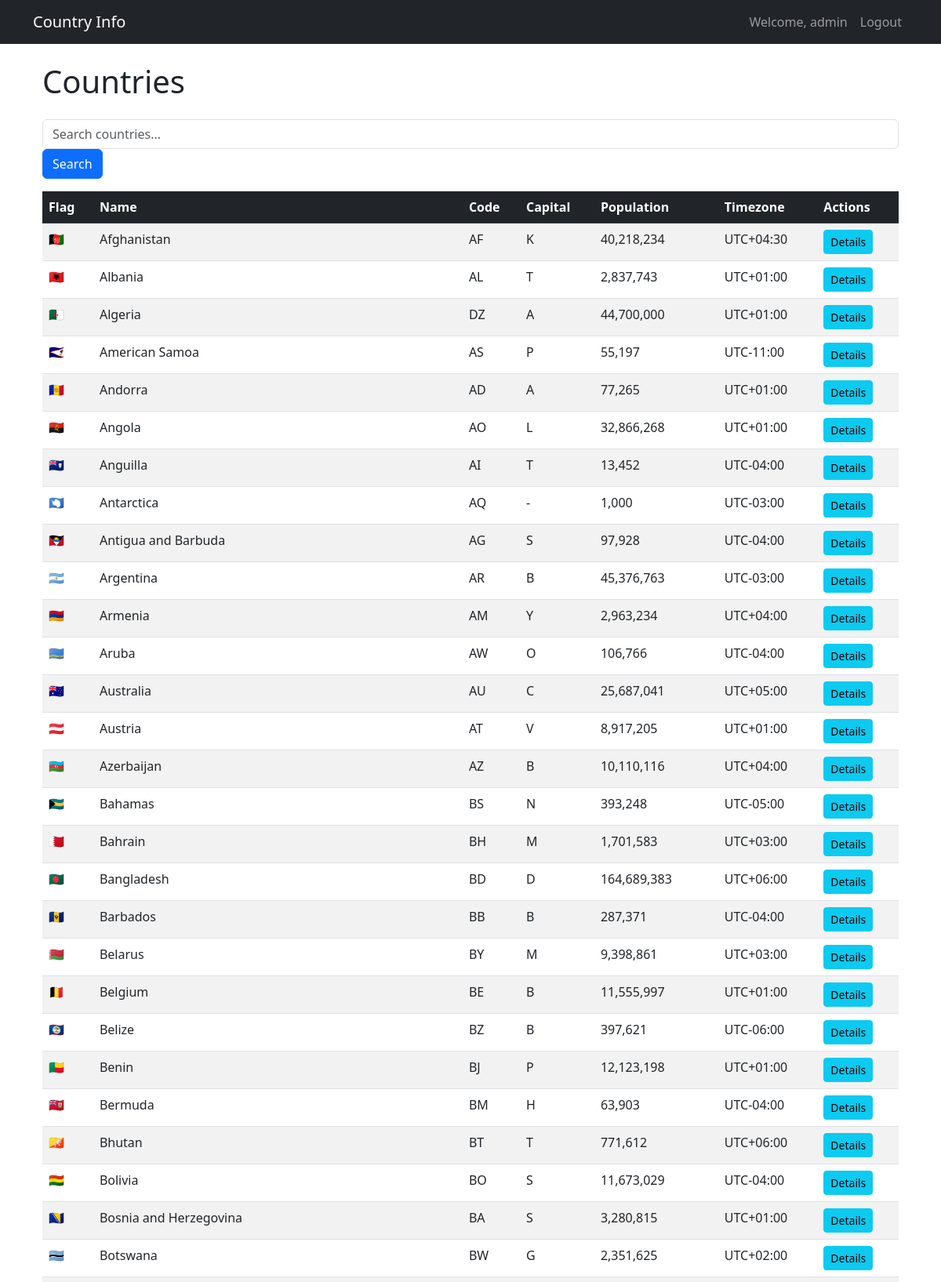
The page /web/ (signed in, upper part) on the database its author committed.
### countries/models.py (models this page shows, shortened)
class Country(models.Model):
    cca2 = models.CharField(max_length=2, primary_key=True)
    cca3 = models.CharField(max_length=3, unique=True)
    ccn3 = models.CharField(max_length=3, null=True, blank=True)
    common_name = models.CharField(max_length=100)
    official_name = models.CharField(max_length=200)
    independent = models.BooleanField(default=False)
    status = models.CharField(max_length=50)
    un_member = models.BooleanField(default=False)
    cioc = models.CharField(max_length=3, null=True, blank=True)
    fifa = models.CharField(max_length=3, null=True, blank=True)
    region = models.CharField(max_length=50)
    subregion = models.CharField(max_length=50, null=True, blank=True)
    continent = models.CharField(max_length=20)
    lat = models.FloatField(null=True, blank=True)
    lng = models.FloatField(null=True, blank=True)
    landlocked = models.BooleanField(default=False)
    area = models.FloatField(null=True, blank=True)
    capital = models.CharField(max_length=100, null=True, blank=True)
    capital_lat = models.FloatField(null=True, blank=True)
    capital_lng = models.FloatField(null=True, blank=True)
    timezone = models.CharField(max_length=20)
    start_of_week = models.CharField(max_length=10, default='monday')
    population = models.PositiveIntegerField()
    gini = JSONField(null=True, blank=True)
    flag_emoji = models.CharField(max_length=10)
    flag_png = models.URLField()
    flag_svg = models.URLField()
    flag_alt = models.TextField(null=True, blank=True)
    coat_of_arms_png = models.URLField(null=True, blank=True)
    coat_of_arms_svg = models.URLField(null=True, blank=True)
    car_signs = models.CharField(max_length=100, null=True, blank=True)  # Comma-separated values
    car_side = models.CharField(
        max_length=10,
        choices=[('left', 'Left'), ('right', 'Right')],
        default='right'
    )
    tld = models.CharField(max_length=200, null=True, blank=True)  # Comma-separated values
    postal_code_format = models.CharField(max_length=100, null=True, blank=True)
    postal_code_regex = models.CharField(max_length=200, null=True, blank=True)
    google_maps = models.URLField(null=True, blank=True)
    openstreet_maps = models.URLField(null=True, blank=True)
    borders = models.CharField(max_length=500, null=True, blank=True)
    alt_spellings = models.CharField(max_length=500, null=True, blank=True)
    class Meta:
        verbose_name_plural = "countries"
        ordering = ['common_name']

### countries/views.py (the view)
# urls.py: path('web/', country_list, name='country-list'),
@login_required
def country_list(request):
    query = request.GET.get('q', '').strip()
    countries = Country.objects.filter(common_name__icontains=query) if query else Country.objects.all()
    return render(request, 'countries/country_list.html', {'countries': countries})

### countries/templates/countries/country_list.html
{% extends 'base.html' %}
{% load humanize %}
{% block content %}
<div class="container mt-4">
    <h1 class="mb-4">Countries</h1>
    <div class="mb-3">
        <form method="get" class="form-inline">
            <input type="text" name="q" class="form-control mr-2" placeholder="Search countries..."
                   value="{{ request.GET.q }}">
            <button type="submit" class="btn btn-primary">Search</button>
        </form>
    </div>
    <table class="table table-striped table-hover">
        <thead class="table-dark">
            <tr>
                <th>Flag</th>
                <th>Name</th>
                <th>Code</th>
                <th>Capital</th>
                <th>Population</th>
                <th>Timezone</th>
                <th>Actions</th>
            </tr>
        </thead>
        <tbody>
            {% for country in countries %}
            <tr>
                <td>{{ country.flag_emoji }}</td>
                <td>{{ country.common_name }}</td>
                <td>{{ country.cca2 }}</td>
                <td>{{ country.capital.0|default:"-" }}</td>
                <td>{{ country.population|intcomma }}</td>
                <td>{{ country.timezone}}</td>
                <td>
                    <a href="{% url 'country-detail' country.cca2 %}" class="btn btn-sm btn-info">Details</a>
                </td>
            </tr>
            {% endfor %}
        </tbody>
    </table>
</div>
{% endblock %}

### countries/templates/base.html (shortened to what this page needs)
<!DOCTYPE html>
<html lang="en">
<head>
    <link href="https://cdn.jsdelivr.net/npm/bootstrap@5.3.0/dist/css/bootstrap.min.css" rel="stylesheet">
</head>
<body>
    <nav class="navbar navbar-expand-lg navbar-dark bg-dark">
        <div class="container">
            <a class="navbar-brand" href="{% url 'country-list' %}">Country Info</a>
            <div class="navbar-nav">
                {% if user.is_authenticated %}
                    <span class="nav-item nav-link">Welcome, {{ user.username }}</span>
                    <a class="nav-item nav-link" href="{% url 'logout' %}">Logout</a>
                {% else %}
                    <a class="nav-item nav-link" href="{% url 'login' %}">Login</a>
                {% endif %}
            </div>
        </div>
    </nav>
    <div class="container mt-4">
        {% block content %}{% endblock %}
    </div>
</body>
</html>

### rows shown on the page
Country: flag_emoji "🇦🇫", common_name "Afghanistan", cca2 "AF", capital.0 "K", population "40,218,234", timezone "UTC+04:30"
Country: flag_emoji "🇦🇱", common_name "Albania", cca2 "AL", capital.0 "T", population "2,837,743", timezone "UTC+01:00"
Country: flag_emoji "🇩🇿", common_name "Algeria", cca2 "DZ", capital.0 "A", population "44,700,000", timezone "UTC+01:00"
Country: flag_emoji "🇦🇸", common_name "American Samoa", cca2 "AS", capital.0 "P", population "55,197", timezone "UTC-11:00"
Country: flag_emoji "🇦🇩", common_name "Andorra", cca2 "AD", capital.0 "A", population "77,265", timezone "UTC+01:00"
Country: flag_emoji "🇦🇴", common_name "Angola", cca2 "AO", capital.0 "L", population "32,866,268", timezone "UTC+01:00"
Country: flag_emoji "🇦🇮", common_name "Anguilla", cca2 "AI", capital.0 "T", population "13,452", timezone "UTC-04:00"
Country: flag_emoji "🇦🇶", common_name "Antarctica", cca2 "AQ", capital.0 "-", population "1,000", timezone "UTC-03:00"
Country: flag_emoji "🇦🇬", common_name "Antigua and Barbuda", cca2 "AG", capital.0 "S", population "97,928", timezone "UTC-04:00"
Country: flag_emoji "🇦🇷", common_name "Argentina", cca2 "AR", capital.0 "B", population "45,376,763", timezone "UTC-03:00"
Country: flag_emoji "🇦🇲", common_name "Armenia", cca2 "AM", capital.0 "Y", population "2,963,234", timezone "UTC+04:00"
Country: flag_emoji "🇦🇼", common_name "Aruba", cca2 "AW", capital.0 "O", population "106,766", timezone "UTC-04:00"
Country: flag_emoji "🇦🇺", common_name "Australia", cca2 "AU", capital.0 "C", population "25,687,041", timezone "UTC+05:00"
Country: flag_emoji "🇦🇹", common_name "Austria", cca2 "AT", capital.0 "V", population "8,917,205", timezone "UTC+01:00"
Country: flag_emoji "🇦🇿", common_name "Azerbaijan", cca2 "AZ", capital.0 "B", population "10,110,116", timezone "UTC+04:00"
Country: flag_emoji "🇧🇸", common_name "Bahamas", cca2 "BS", capital.0 "N", population "393,248", timezone "UTC-05:00"
Country: flag_emoji "🇧🇭", common_name "Bahrain", cca2 "BH", capital.0 "M", population "1,701,583", timezone "UTC+03:00"
Country: flag_emoji "🇧🇩", common_name "Bangladesh", cca2 "BD", capital.0 "D", population "164,689,383", timezone "UTC+06:00"
Country: flag_emoji "🇧🇧", common_name "Barbados", cca2 "BB", capital.0 "B", population "287,371", timezone "UTC-04:00"
Country: flag_emoji "🇧🇾", common_name "Belarus", cca2 "BY", capital.0 "M", population "9,398,861", timezone "UTC+03:00"
Country: flag_emoji "🇧🇪", common_name "Belgium", cca2 "BE", capital.0 "B", population "11,555,997", timezone "UTC+01:00"
Country: flag_emoji "🇧🇿", common_name "Belize", cca2 "BZ", capital.0 "B", population "397,621", timezone "UTC-06:00"
Country: flag_emoji "🇧🇯", common_name "Benin", cca2 "BJ", capital.0 "P", population "12,123,198", timezone "UTC+01:00"
Country: flag_emoji "🇧🇲", common_name "Bermuda", cca2 "BM", capital.0 "H", population "63,903", timezone "UTC-04:00"
Country: flag_emoji "🇧🇹", common_name "Bhutan", cca2 "BT", capital.0 "T", population "771,612", timezone "UTC+06:00"
Country: flag_emoji "🇧🇴", common_name "Bolivia", cca2 "BO", capital.0 "S", population "11,673,029", timezone "UTC-04:00"
Country: flag_emoji "🇧🇦", common_name "Bosnia and Herzegovina", cca2 "BA", capital.0 "S", population "3,280,815", timezone "UTC+01:00"
Country: flag_emoji "🇧🇼", common_name "Botswana", cca2 "BW", capital.0 "G", population "2,351,625", timezone "UTC+02:00"

### other values the page prints
{{ user.username }} "admin"
